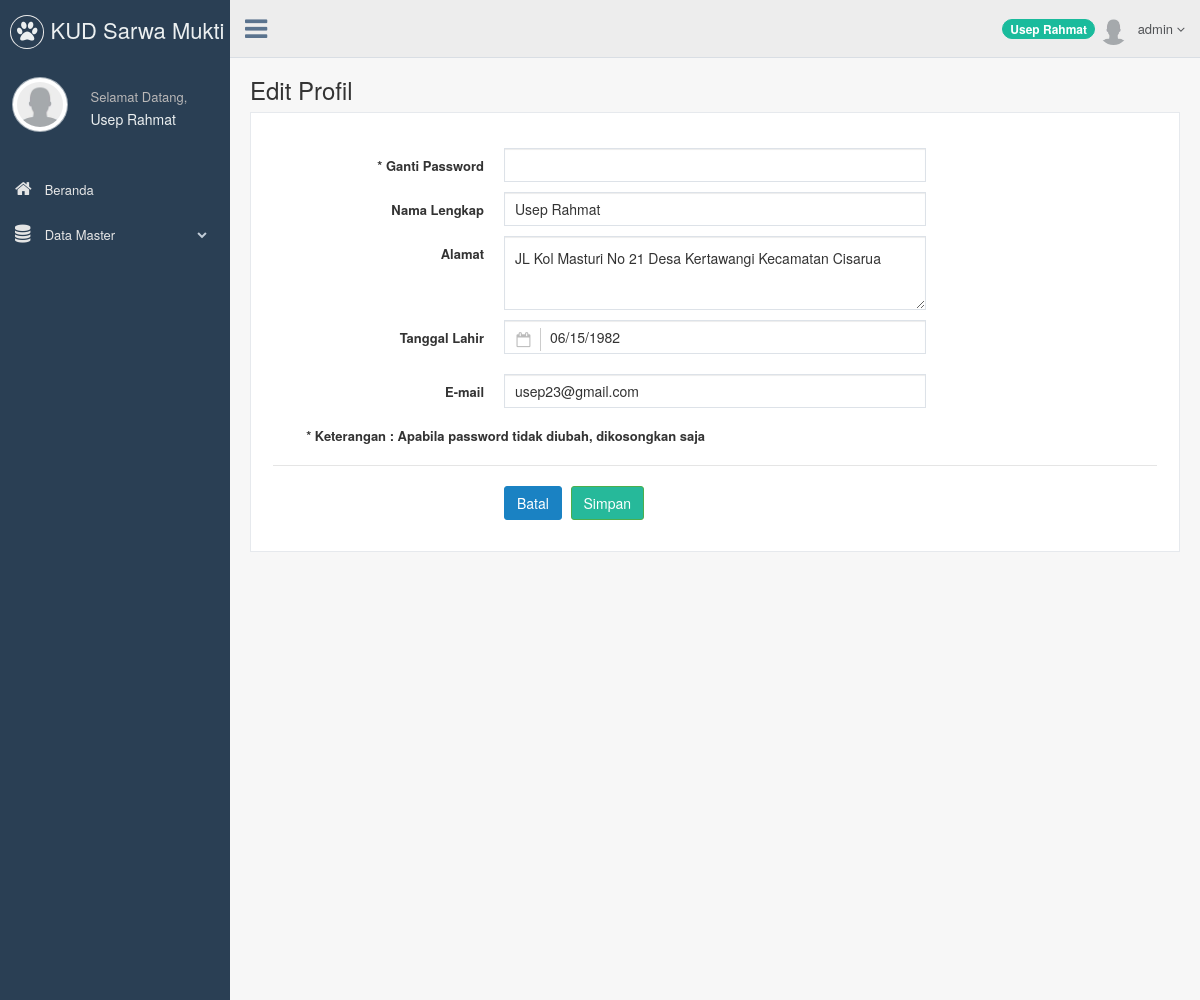
Page /page/admin/index.php?page=ubah_biodata_pengguna (signed in) on the committed database.
### tables this page shows
CREATE TABLE `t_pengguna` (
  `nip` varchar(15) NOT NULL,
  `username` varchar(50) NOT NULL,
  `password` varchar(50) NOT NULL,
  `nama_pengguna` varchar(200) NOT NULL,
  `level` varchar(80) NOT NULL,
  `email` varchar(150) NOT NULL,
  `jabatan` varchar(50) NOT NULL,
  `status` enum('Aktif','Tidak Aktif') NOT NULL DEFAULT 'Aktif',
  `foto` varchar(255) DEFAULT NULL,
  `alamat` text NOT NULL,
  `tanggal_lahir` date NOT NULL
);

### page/admin/ubah_biodata_pengguna.php (the view, shortened to what this page needs)
 <?php
    if($_SESSION['nip']!=""){
    $link = koneksi_db();
?>
 <div class="page-title">
        <div class="title_left">
            <h3>
                    Edit Profil
            </h3>
        </div>
    </div>
    <div class="clearfix"></div>
        <div class="row">
            <div class="col-md-12 col-sm-12 col-xs-12">
                <div class="x_panel">
                    <div class="x_content">
                        <br/>
                        <?php
                            $nip=$_SESSION['nip'];
                            $query=mysql_query("SELECT * FROM t_pengguna WHERE nip='$nip'",$link);
                            $data=mysql_fetch_array($query);
                        ?>
                                    <form id="demo-form2" data-parsley-validate class="form-horizontal form-label-left" action="ubah_biodata_pengguna_proses.php" method="POST">
                                        <div class="form-group">
                                            <label class="control-label col-md-3 col-sm-3 col-xs-12" for="password">* Ganti Password <span></span>
                                            </label>
                                            <div class="col-md-6 col-sm-6 col-xs-12">
                                                <input type="password" id="password" name="password" class="form-control col-md-7 col-xs-12" placeholder="">
                                            </div>
                                        </div>
                                        <div class="form-group">
                                            <label for="nama" class="control-label col-md-3 col-sm-3 col-xs-12">Nama Lengkap</label>
                                            <div class="col-md-6 col-sm-6 col-xs-12">
                                                <input id="nama_pengguna" class="form-control col-md-7 col-xs-12" type="text" name="nama_pengguna" value="<?php echo $data['nama_pengguna'];?>">
                                            </div>
                                        </div>
                                       <div class="form-group">
                                            <label for="alamat" class="control-label col-md-3 col-sm-3 col-xs-12">Alamat</label>
                                            <div class="col-md-6 col-sm-6 col-xs-12">
                                                <textarea id="alamat" class="form-control col-md-7 col-xs-12" type="text" name="alamat" ><?php echo $data['alamat'];?></textarea>
                                            </div>
                                        </div>
                                         <div class="form-group">
                                            <?php
                                                $tanggal_lahir = $data['tanggal_lahir'];
                                            ?>
                                            <label for="alamat" class="control-label col-md-3 col-sm-3 col-xs-12">Tanggal Lahir</label>
                                            <fieldset>
                                                <div class="control-group">
                                                    <div class="controls">
                                                        <div class="col-md-8 xdisplay_inputx form-group has-feedback">
                                                            <input type="text" class="form-control has-feedback-left" id="single_cal4" placeholder="tanggal lahir" aria-describedby="inputSuccess2Status4" name="tanggal_lahir" value="<?php echo date("m/d/Y", strtotime($tanggal_lahir))?>" >
                                                        </div>
                                                    </div>
                                                </div>
                                            </fieldset>
                                        </div>
                                        <div class="form-group">
                                            <label class="control-label col-md-3 col-sm-3 col-xs-12">E-mail <span class="required"></span>
                                            </label>
                                            <div class="col-md-6 col-sm-6 col-xs-12">
                                                <input id="email" name="email" class="date-picker form-control col-md-7 col-xs-12" required="required" type="email" value="<?php echo $data['email'];?>">
                                            </div>
                                        </div>
                                       <div class="form-group">
                                         <label class="control-label col-md-6 col-sm-6 col-xs-12">* Keterangan : Apabila password tidak diubah, dikosongkan saja<span class="required"></span>
                                            </label>
                                       </div>
                                        <div class="ln_solid"></div>
                                        <div class="form-group">
                                            <div class="col-md-6 col-sm-6 col-xs-12 col-md-offset-3">
                                                <a href="index.php?page=data_pengguna" class="btn btn-primary">Batal</button></a>
                                                <button type ="submit" class="btn btn-success">Simpan</button></a>
                                            </div>
                                        </div>
                                    </form>
                </div>
            </div>
        </div>
    </div>
       <?php
    }
    else{
    header("Location:../../belum_login.php");
}
?>

### page/admin/sidebar.php (shortened to what this page needs)
<?php
   if($_SESSION['nip']!=""){
    $nip = $_SESSION['nip'];
?>
<?php
     $queryPhoto=mysql_query("SELECT foto
                        FROM t_pengguna
                        WHERE nip = '$nip'
                        LIMIT 1");
    $data=mysql_fetch_array($queryPhoto);
?>
<div class="col-md-3 left_col">
    <div class="left_col scroll-view">
        <div class="navbar nav_title" style="border: 0;">
            <a href="index.php" class="site_title"><i class="fa fa-paw"></i> <span>KUD Sarwa Mukti</span></a>
        </div>
                        <div class="profile">
                            <div class="profile_pic">
                                <img src="<?php echo $data['foto'];?>" alt="..." class="img-circle profile_img" width="200" height="55">
                            </div>
                            <div class="profile_info">
                                <span>Selamat Datang,</span>
                                <h2><?php echo $_SESSION['nama_pengguna'];?></h2>
                            </div>
                        </div>
                        <div class="clearfix"></div>
                        <br />
                        <div id="sidebar-menu" class="main_menu_side hidden-print main_menu">
                          <div class="menu_section">
                                <ul class="nav side-menu">
                                    <li><a href="index.php"><i class="fa fa-home"></i> Beranda </a>
                                    </li>
                                    <li><a><i class="fa fa-database"></i> Data Master <span class="fa fa-chevron-down"></span></a>
                                    </li>
                                </ul>
                            </div>
                        </div>
    </div>
</div>
<?php
}
else {
header("Location:../../belum_login.php");
}
?>

### page/admin/header.php (shortened to what this page needs)
<?php
    if($_SESSION['nip']!=""){
    $nip = $_SESSION['nip'];
    $Nama  = $_SESSION['nama_pengguna'];
    $queryPhoto=mysql_query("SELECT foto
                        FROM t_pengguna
                        WHERE nip = '$nip'
                        LIMIT 1");
    $data=mysql_fetch_array($queryPhoto);
?>
            <div class="top_nav">
                <div class="nav_menu">
                    <nav class="" role="navigation">
                       <div class="nav toggle">
                            <a id="menu_toggle"><i class="fa fa-bars"></i></a>
                        </div>
                        <ul class="nav navbar-nav navbar-right">
                            <li>
                                <a href="javascript:;" class="user-profile dropdown-toggle" data-toggle="dropdown" aria-expanded="false">
                                   <span class="badge bg-green"><?php echo $Nama;?></span> <img src="<?php echo $data['foto'];?>" alt=""><?php echo $_SESSION['level'];?></img>
                                    <span class=" fa fa-angle-down"></span>
                                </a>
                            </li>
                        </ul>
                    </nav>
                </div>
              </div>
<?php
}
else {
header("Location:../../belum_login.php");
}
?>

### rows in the picture
t_pengguna: foto (placeholder picture), nama_pengguna "Usep Rahmat", alamat "JL Kol Masturi No 21 Desa Kertawangi Kecamatan Cisarua", tanggal_lahir "06/15/1982", email "usep23@gmail.com"

### other values in the picture
$_SESSION['nama_pengguna'] "Usep Rahmat"
$Nama "Usep Rahmat"
$_SESSION['level'] "admin"
